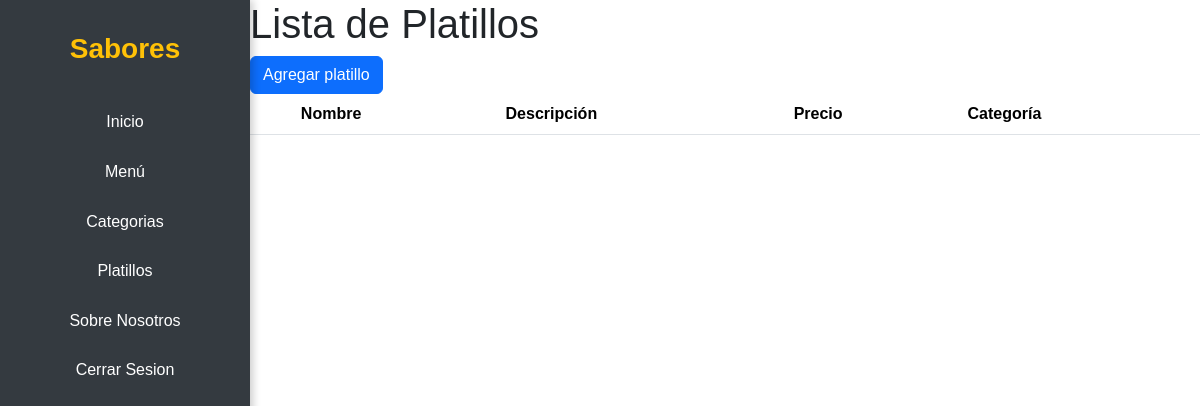
The page /platillos/platillos/ (signed in) on the database as committed earlier.
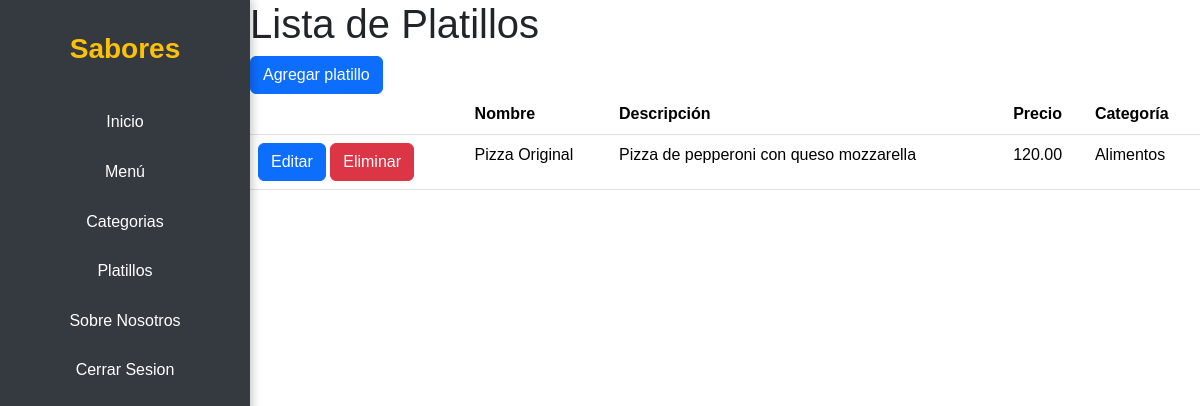
The same page on the database as committed later.
### apps/platillos/models.py (models this page shows, shortened)
class Platillo(models.Model):
    nombre = models.CharField(max_length=200)
    descripcion = models.TextField()
    precio = models.DecimalField(max_digits=10, decimal_places=2)
    categoria = models.ForeignKey(Categoria, on_delete=models.CASCADE, related_name='platillos')

class Categoria(models.Model):
    nombre = models.CharField(max_length=100)

### apps/platillos/views.py (the view)
# urls.py: path('platillos/', views.PlatilloListView.as_view(), name='platillos_list'),
class PlatilloListView(LoginRequiredMixin, ListView):
    model = Platillo
    template_name = 'platillos/platillos_list.html'
    context_object_name = 'platillos'

### templates/platillos/platillos_list.html
{% extends 'main/base.html' %}
{% block content %}
<h1>Lista de Platillos</h1>
<a class="btn btn-primary" href="{% url 'platillos:platillos_create' %}">Agregar platillo</a>
<table class="table">
    <thead>
        <tr>
            <th></th>
            <th>Nombre</th>
            <th>Descripción</th>
            <th>Precio</th>
            <th>Categoría</th>
        </tr>
    </thead>
    <tbody>
        {% for platillo in platillos %}
        <tr>
            <td>
                <a class="btn btn-primary" href="{% url 'platillos:platillos_edit' platillo.pk %}">Editar</a>
                <a class="btn btn-danger" href="{% url 'platillos:platillos_delete' platillo.pk %}">Eliminar</a>
            </td>
            <td>{{platillo.nombre}}</td>
            <td>{{platillo.descripcion}}</td>
            <td>{{platillo.precio}}</td>
            <td>{{platillo.categoria.nombre}}</td>
        </tr>
        {% endfor %}
    </tbody>
</table>
{% endblock %}

### templates/main/base.html (shortened to what this page needs)
<!DOCTYPE html>
<html lang="es">
<head>
    <link href="https://cdn.jsdelivr.net/npm/bootstrap@5.3.2/dist/css/bootstrap.min.css" rel="stylesheet">
</head>
<body>
    <nav class="sidebar">
        <h3>Sabores</h3>
        <a href="{% url "main_index" %}">Inicio</a>
        <a href="#">Menú</a>
        <a href="{% url "platillos:categoria_list" %}">Categorias</a>
        <a href="{% url "platillos:platillos_list" %}">Platillos</a>
        <a href="#nosotros">Sobre Nosotros</a>
        {% if request.user.is_authenticated %}
        <a href="{% url "accounts:logout" %}">Cerrar Sesion</a>
        {% else %}
        <a href="{% url "accounts:login" %}">Iniciar Sesion</a>
        {% endif %}
    </nav>
    {% block content %}{% endblock content %}
</body>
</html>

### templates/main/base.html (style rules this page uses)
body { font-family: 'Arial', sans-serif; margin-left: 250px; }
.sidebar { position: fixed; top: 0; left: 0; width: 250px; height: 100%; background-color: #343a40; color: white; display: flex; flex-direction: column; align-items: center; padding-top: 2rem; box-shadow: 3px 0 8px rgba(0, 0, 0, 0.2); }
.sidebar h3 { color: #ffc107; margin-bottom: 2rem; font-weight: bold; }
.sidebar a { color: white; text-decoration: none; padding: 0.8rem 1rem; display: block; width: 100%; text-align: center; transition: background 0.3s; }

Rows that differ between the two databases and show on the page:
added Platillo: nombre "Pizza Original", descripcion "Pizza de pepperoni con queso mozzarella", precio "120.00", categoria.nombre "Alimentos"
